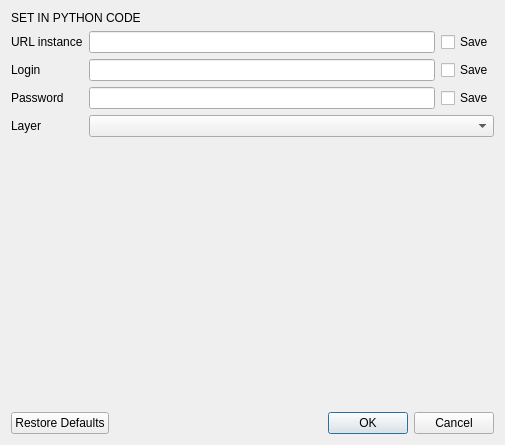
<?xml version="1.0" encoding="UTF-8"?>
<ui version="4.0">
 <class>Form</class>
 <widget class="QWidget" name="Form">
  <property name="geometry">
   <rect>
    <x>0</x>
    <y>0</y>
    <width>505</width>
    <height>445</height>
   </rect>
  </property>
  <property name="windowTitle">
   <string>Geonode Uploader</string>
  </property>
  <layout class="QVBoxLayout" name="verticalLayout">
   <item>
    <widget class="QLabel" name="header">
     <property name="text">
      <string notr="true">SET IN PYTHON CODE</string>
     </property>
     <property name="wordWrap">
      <bool>true</bool>
     </property>
    </widget>
   </item>
   <item>
    <layout class="QGridLayout" name="gridLayout">
     <item row="2" column="1">
      <layout class="QHBoxLayout" name="horizontalLayout">
       <item>
        <widget class="QLineEdit" name="url"/>
       </item>
       <item>
        <widget class="QCheckBox" name="save_url">
         <property name="text">
          <string>Save</string>
         </property>
        </widget>
       </item>
      </layout>
     </item>
     <item row="5" column="1">
      <layout class="QHBoxLayout" name="horizontalLayout_2">
       <item>
        <widget class="QLineEdit" name="password"/>
       </item>
       <item>
        <widget class="QCheckBox" name="save_password">
         <property name="text">
          <string>Save</string>
         </property>
        </widget>
       </item>
      </layout>
     </item>
     <item row="5" column="0">
      <widget class="QLabel" name="label_3">
       <property name="text">
        <string>Password</string>
       </property>
      </widget>
     </item>
     <item row="3" column="1">
      <layout class="QHBoxLayout" name="horizontalLayout_3">
       <item>
        <widget class="QLineEdit" name="login"/>
       </item>
       <item>
        <widget class="QCheckBox" name="save_login">
         <property name="text">
          <string>Save</string>
         </property>
        </widget>
       </item>
      </layout>
     </item>
     <item row="2" column="0">
      <widget class="QLabel" name="label">
       <property name="text">
        <string>URL instance</string>
       </property>
      </widget>
     </item>
     <item row="3" column="0">
      <widget class="QLabel" name="label_2">
       <property name="text">
        <string>Login</string>
       </property>
      </widget>
     </item>
     <item row="6" column="0">
      <widget class="QLabel" name="label_5">
       <property name="text">
        <string>Layer</string>
       </property>
      </widget>
     </item>
     <item row="6" column="1">
      <widget class="QComboBox" name="layers"/>
     </item>
    </layout>
   </item>
   <item>
    <spacer name="verticalSpacer">
     <property name="orientation">
      <enum>Qt::Vertical</enum>
     </property>
     <property name="sizeHint" stdset="0">
      <size>
       <width>20</width>
       <height>40</height>
      </size>
     </property>
    </spacer>
   </item>
   <item>
    <widget class="QDialogButtonBox" name="button_box">
     <property name="orientation">
      <enum>Qt::Horizontal</enum>
     </property>
     <property name="standardButtons">
      <set>QDialogButtonBox::Cancel|QDialogButtonBox::Ok|QDialogButtonBox::RestoreDefaults</set>
     </property>
    </widget>
   </item>
  </layout>
 </widget>
 <tabstops>
  <tabstop>url</tabstop>
  <tabstop>save_url</tabstop>
  <tabstop>login</tabstop>
  <tabstop>save_login</tabstop>
  <tabstop>password</tabstop>
  <tabstop>save_password</tabstop>
  <tabstop>layers</tabstop>
  <tabstop>button_box</tabstop>
 </tabstops>
 <resources/>
 <connections/>
</ui>
